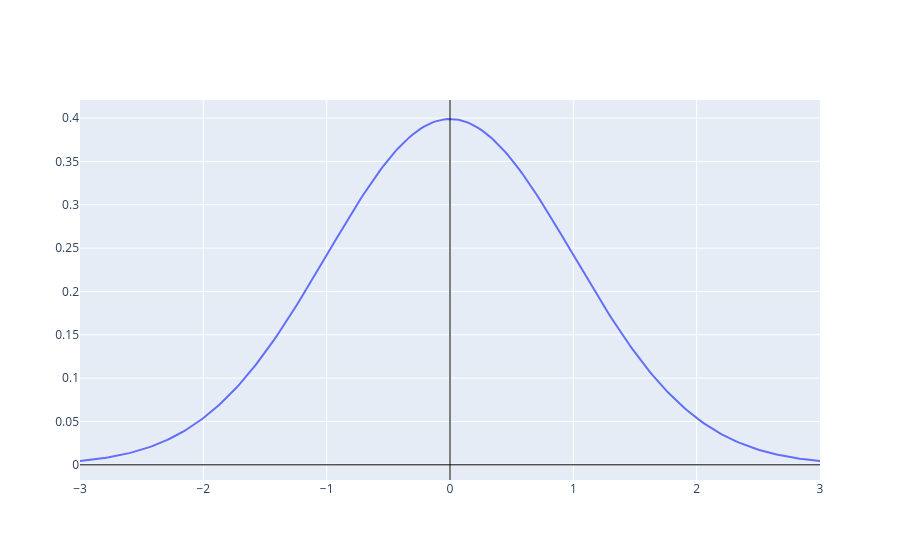

Notebook source saved alongside this figure:
### Markdown cell above
<center>

**Testing/Playground Below** 

<small><em>
(always wrap with `if __name__ == '__main__' and '__file__' not in globals():`)
</em></small>

</center>

### Code cell
if __name__ == '__main__' and '__file__' not in globals():
  std_normal = _gaussian(0.0, 1.0)
  print(_integrate(std_normal, [(-16, 16)]))
  print(_is_pdf(std_normal))
  _plot_function(std_normal, (-3, 3))

### Figure 1 — Plotly figure (JSON) as saved in the notebook; plotly's stock layout.template omitted (floating-point values rounded to 4 significant figures; data arrays with more than 128 entries replaced by an {"elided": "..."} marker saying what was removed)
{"data": [{"mode": "lines", "type": "scatter", "x": {"elided": "257 float values"}, "y": {"elided": "257 float values"}}], "layout": {"shapes": [{"line": {"color": "black", "width": 1}, "type": "line", "x0": 0, "x1": 1, "xref": "x domain", "y0": 0, "y1": 0, "yref": "y"}, {"line": {"color": "black", "width": 1}, "type": "line", "x0": 0, "x1": 0, "xref": "x", "y0": 0, "y1": 1, "yref": "y domain"}]}}
